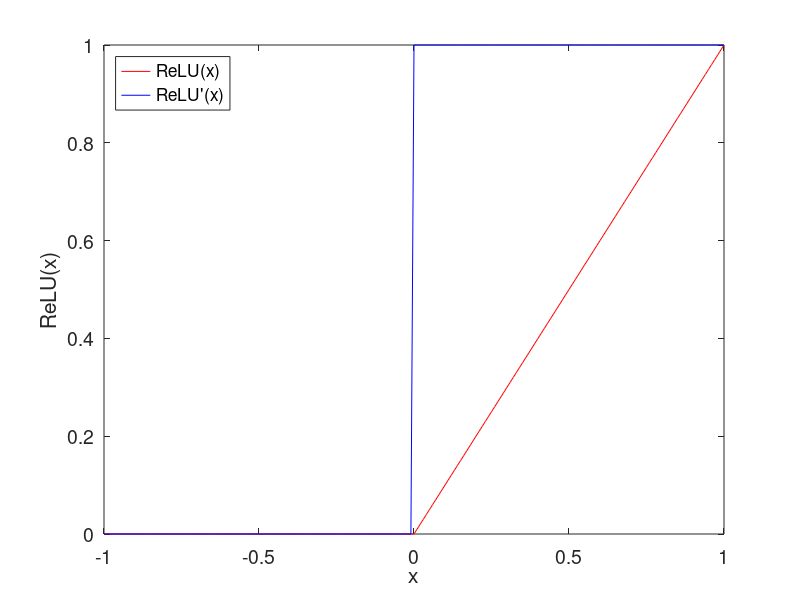

Write the MATLAB code that produced this figure. (Note: this script raises an error after producing the figure.)
close all
x = -1:0.01:1;
ReLU = zeros(1, length(x));
ReLU(find(x>=0)) = x(find(x>=0));
ReLU_dot = ReLU;
ReLU_dot(find(x>=0)) = 1;
plot(x, ReLU, 'r-','MarkerSize',12);
hold on;
plot(x, ReLU_dot, 'b-','MarkerSize',12);

legend('ReLU(x)','ReLU''(x)', 'Location', 'NorthWest');
xlabel('x');
ylabel('ReLU(x)');

set(gca, 'FontSize', 14);
set(gcf, 'Color', 'none');
saveas(gcf, 'C:\Users\Administrator\Desktop\thesisfigures\networks\ReLU.fig');
export_fig C:\Users\Administrator\Desktop\thesisfigures\networks\ReLU.pdf -q101